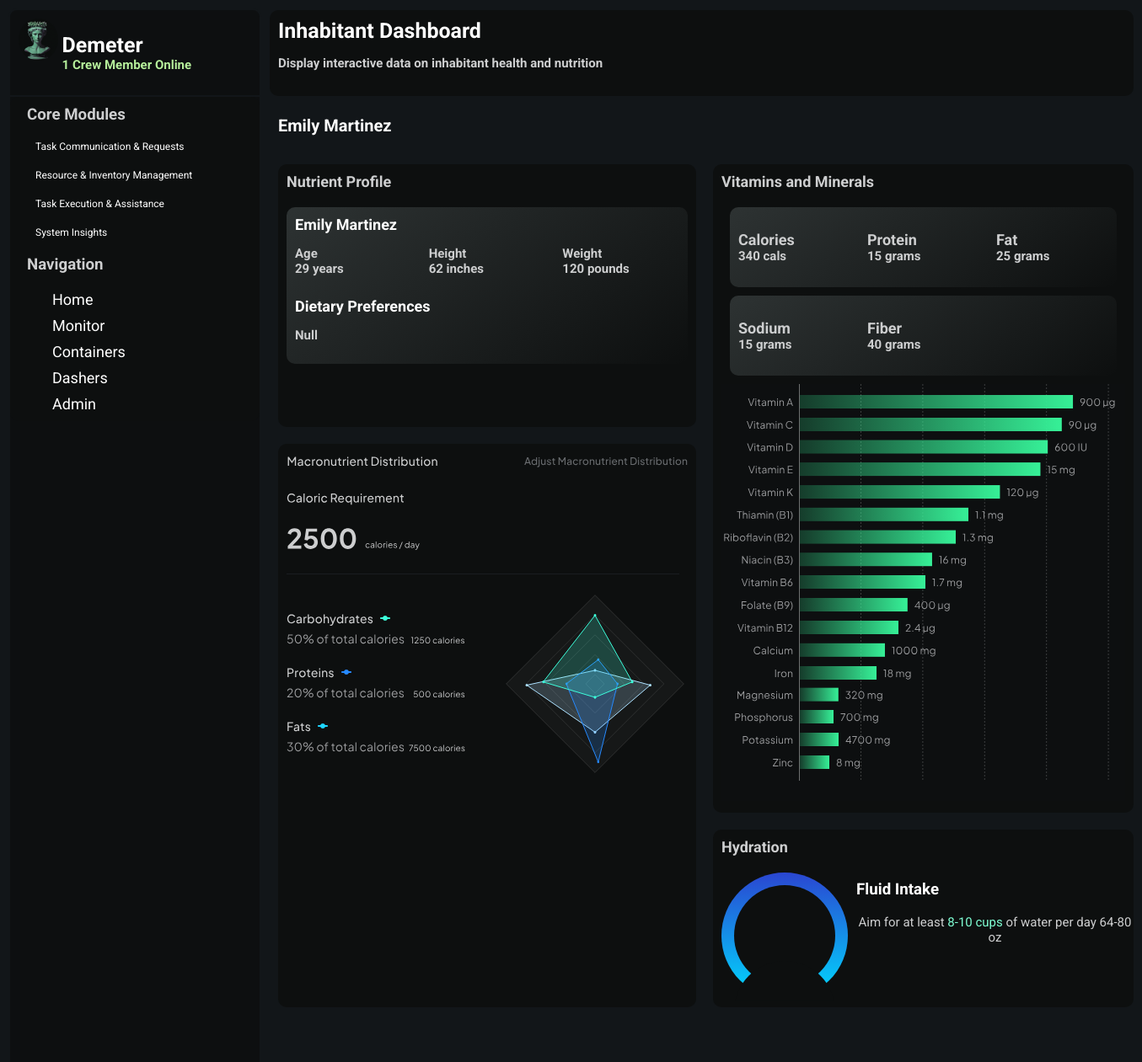
Page /monitor/1/ on the earlier database version.
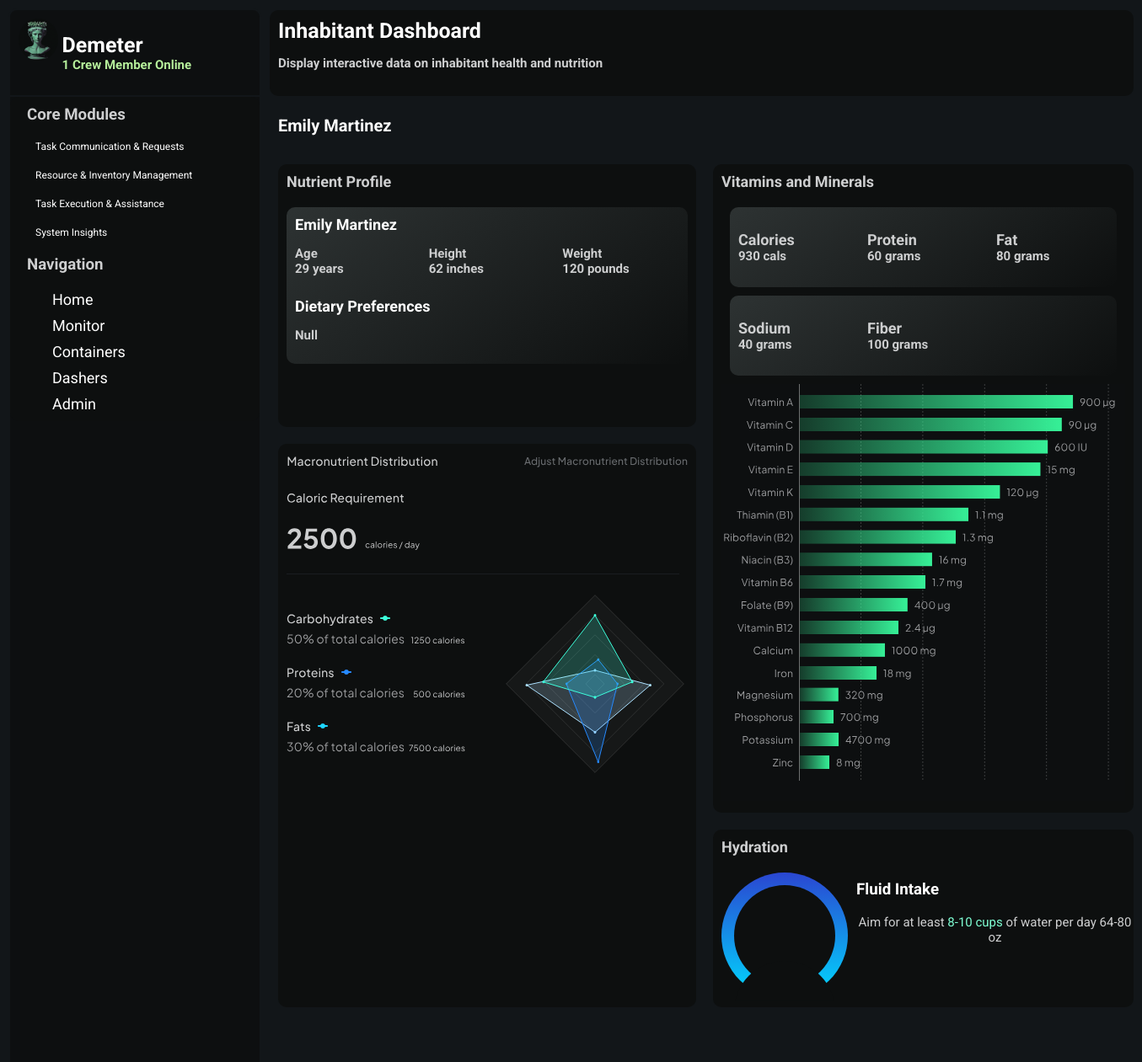
Same page on the later database version.
### inhabitant/models.py (models this page shows, shortened)
class DailyNutrition(models.Model):
    dailyNutrition = models.UUIDField(default=uuid.uuid4, editable=True, unique=True)
    inhabitant = models.ForeignKey(Inhabitant, on_delete=models.CASCADE, related_name="Nutrition")
    dateStamp = models.DateField(default=datetime.today)
    timeStamp = models.DateTimeField(default=datetime.now)
    foodEaten = models.TextField(null=True, blank=True)
    caloriesConsumed = models.IntegerField(default=0, blank=False, null=False, validators=[MinValueValidator(0)])
    fatConsumed = models.IntegerField(default=0, blank=False, null=False, validators=[MinValueValidator(0)])
    sodiumConsumed = models.IntegerField(default=0, blank=False, null=False, validators=[MinValueValidator(0)])
    fiberConsumed = models.IntegerField(default=0, blank=False, null=False, validators=[MinValueValidator(0)])
    proteinConsumed = models.IntegerField(default=0, blank=False, null=False, validators=[MinValueValidator(0)])

### inhabitant/views.py (the view)
# urls.py: path("monitor/<str:inhabitantID>/", views.joinInhabDash, name="inhabdash"),
def joinInhabDash(request, inhabitantID):
    try:
        inhabitant = Inhabitant.objects.get(inhabitantID=inhabitantID)
        dailyNutrition = DailyNutrition.objects.get(inhabitant=inhabitant)
    except Inhabitant.DoesNotExist:
        inhabitant = None
    if request.method == 'POST':
        form = OrderFoodForm(request.POST)
        facilityForm = FacilityForm(request.POST)
        if form.is_valid() and facilityForm.is_valid():
            destinationFacility = facilityForm.cleaned_data['facility']
            ration = form.cleaned_data['ration']
            querySet = RationPack.objects.filter(typeRation=ration)
            if len(querySet) >= 1:
                for query in querySet:
                    rationPack = query
                    if rationPack.rations > 0:
                        break
                if rationPack.rations > 0:
                    destinationFacility = Facility.objects.get(facilityID=destinationFacility.facilityID)
                    locationOfRation = rationPack.container.location
                    availableDashers = Dasher.objects.filter(status="Awaiting")
                    optimalDasher = availableDashers[0]
                    optimalDasher.status = "In-Progress"
                    optimalDasher.location = locationOfRation
                    optimalDasher.locationX = locationOfRation.locationX
                    optimalDasher.locationY = locationOfRation.locationY
                    optimalDasher.save()
                    optimalDasher.rationHeld = ration
                    rationPack.rations -= 1
                    rationPack.save()
                    optimalDasher.save()
                    optimalDasher.location = destinationFacility
                    optimalDasher.locationX = destinationFacility.locationX
                    optimalDasher.locationY = destinationFacility.locationY
                    optimalDasher.save()
                    optimalDasher.rationHeld = None
                    optimalDasher.status = "Awaiting"
                    optimalDasher.save()
                else:
                    return render(request,"inhabitant/habdash.html",{
                    "inhabitant":inhabitant,
                    "nutrition":dailyNutrition,
                    "form":form,
                    "rationPack":RationPack,
                    "rationDNE":True,
                    "facilityForm":facilityForm,
                    })
            else:
                return render(request,"inhabitant/habdash.html",{
                    "inhabitant":inhabitant,
                    "nutrition":dailyNutrition,
                    "form":form,
                    "rationPack":RationPack,
                    "rationDNE":True,
                    "facilityForm":facilityForm,
                    })
            nc = NutrientContent.objects.get(ration=ration)
            dailyNutrition.caloriesConsumed += nc.calories
            dailyNutrition.fatConsumed += nc.fat
            dailyNutrition.proteinConsumed += nc.protein
            dailyNutrition.sodiumConsumed += nc.sodium
            dailyNutrition.fiberConsumed += nc.fiber
            dailyNutrition.save()
    else:
        form = OrderFoodForm()
        facilityForm = FacilityForm()
    return render(request,"inhabitant/habdash.html",{
        "inhabitant":inhabitant,
        "nutrition":dailyNutrition,
        "form":form,
        "RationDNE":False,
        "rationPack":RationPack,
        "facilityForm":facilityForm,
        })

### inhabitant/models.py (called while the page is built)
    def __str__ (self):
        return f"{self.firstName} {self.lastName}"

### inhabitant/templates/inhabitant/habdash.html (shortened to what this page needs)
{% extends 'inhabitant/base.html' %}
{% block body %}
{% load static %}
<link rel="stylesheet" type="text/css" href="{% static 'css/habdash.css' %}">
<div class="container">
    <h1 class="header">Inhabitant Dashboard
        <p>Display interactive data on inhabitant health and nutrition</p>
    </h1>
    <h1 class="sub-header">{{ inhabitant }}</h1>
    <div class="wrapper">
        <div class="nutrients">
            <h1>Nutrient Profile</h1>
            <div>
                <h1>{{ inhabitant }}</h1>
                <div class="inhab-info">
                    <h3> Age
                        <p>29 years</p>
                    </h3>
                    <h3> Height
                        <p>{{ inhabitant.height }} inches</p>
                    </h3>
                    <h3> Weight
                        <p>{{ inhabitant.weight }} pounds</p>
                    </h3>
                </div>
                <h3 id="diet-pref">Dietary Preferences</h5>
                <div class="inhab-info">
                    <h3>Null
                    </h3>
                </div>
            </div>
        </div>
        <div class="macro">
            <div>
            </div>
        </div>
        <div class="vitamins">
            <h1>Vitamins and Minerals</h1>
            <div id="vit-temp">
                <div class="inhab-info">
                    <h3> Calories
                        <p>{{ nutrition.caloriesConsumed }} cals</p>
                    </h3>
                    <h3>Protein
                        <p>{{ nutrition.proteinConsumed }} grams</p>
                    </h3>
                    <h3> Fat
                        <p>{{ nutrition.fatConsumed }} grams</p>
                    </h3>
                </div>
                <div class="inhab-info">
                    <h3> Sodium
                        <p>{{ nutrition.sodiumConsumed }} grams</p>
                    </h3>
                    <h3> Fiber
                        <p>{{ nutrition.fiberConsumed }} grams</p>
                    </h3>
                    <h3>
                    </h3>
                </div>
                <div>
                </div>
            </div>
        </div>
        <div class="hydration">
            <h1>Hydration</h1>
            <div>
                <div class="hyrdation-container">
                    <div class="innerCircle"></div>
                    <div class="hydration-status"></div>
                </div>
                <div class="water-info">
                    <h3>Fluid Intake</h3>
                    <div class="water-text">
                        <p>Aim for at least <span>8-10 cups</span> of water per day 64-80 oz</p>
                    </div>
                </div>
            </div>
        </div>
    </div>
</div>
{% endblock %}

Differences in the rows shown:
changed DailyNutrition: caloriesConsumed "340" → "930"; proteinConsumed "15" → "60"; fatConsumed "25" → "80"; sodiumConsumed "15" → "40"; fiberConsumed "40" → "100"
